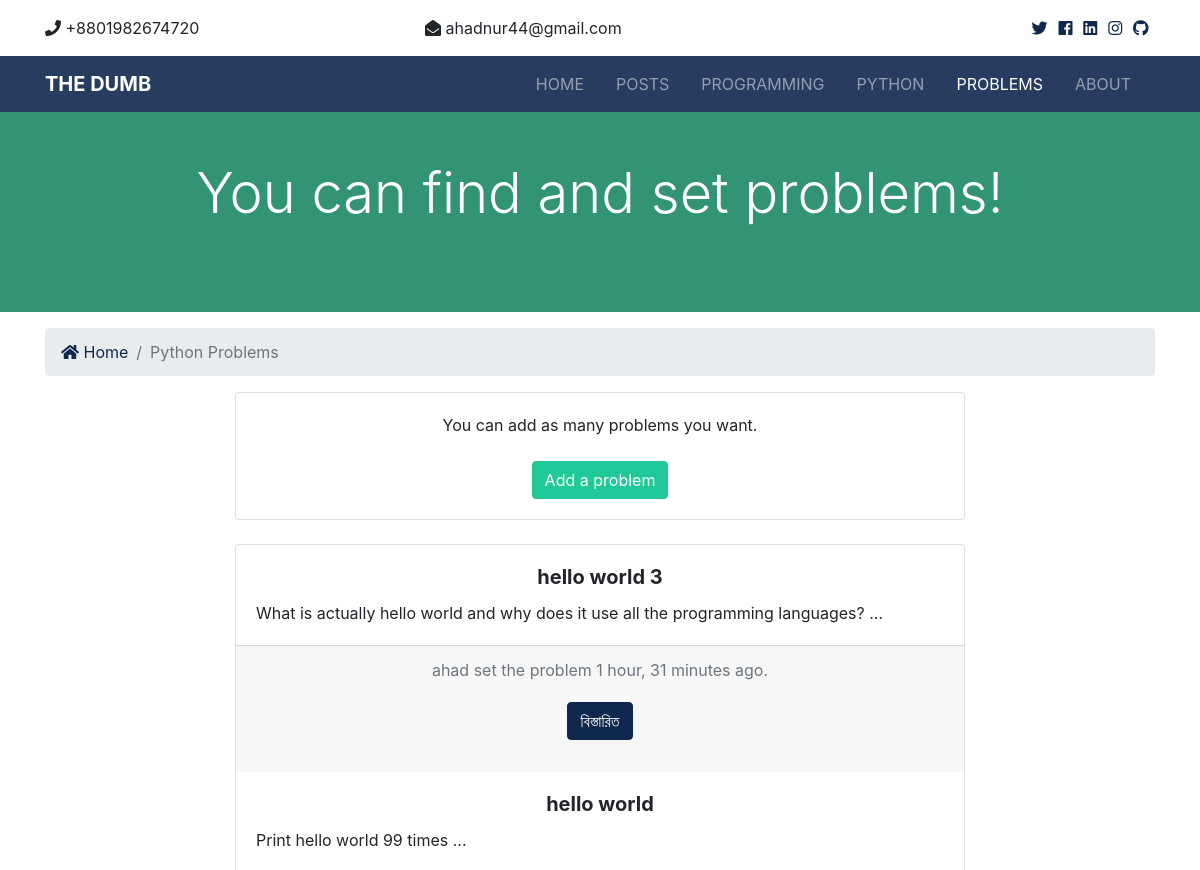
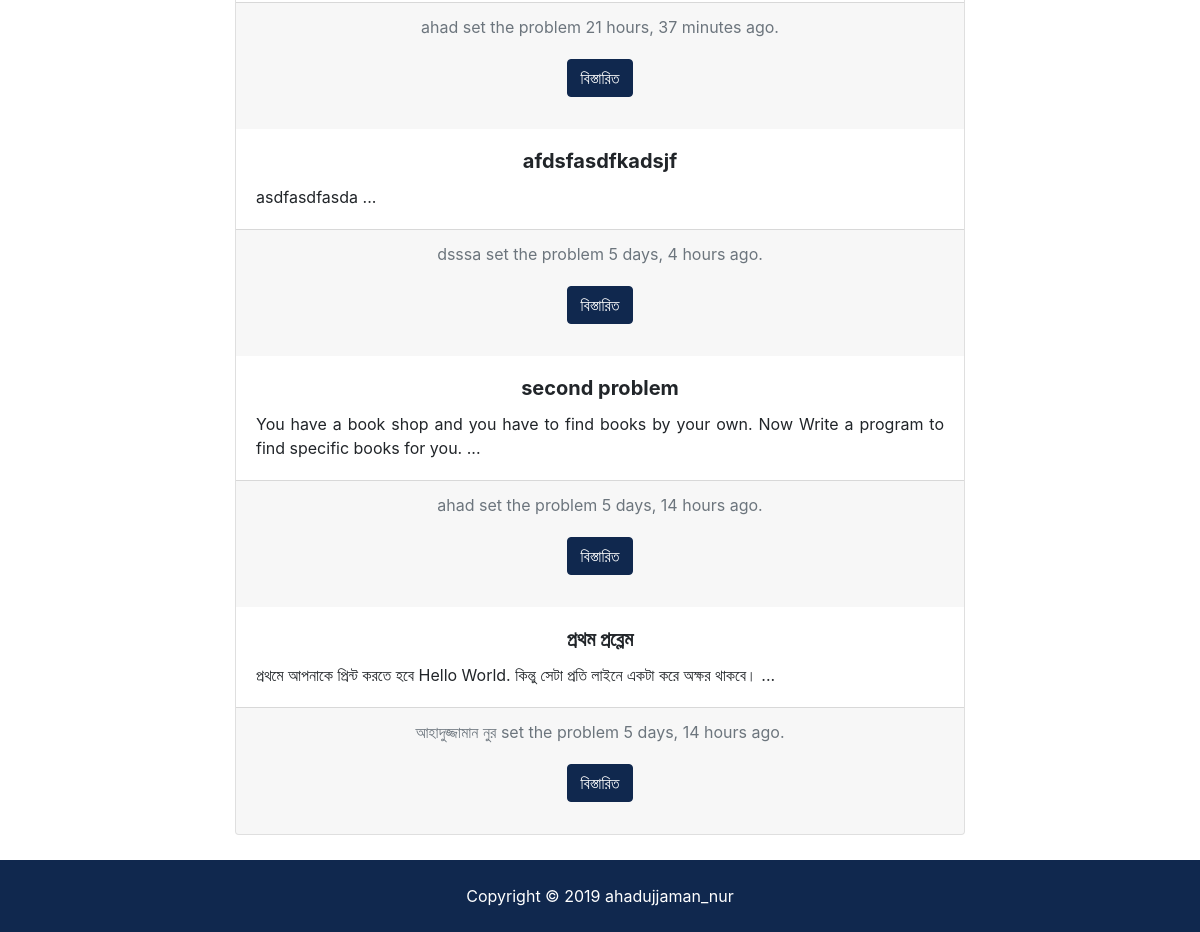
The app's page /problems/ with its own data (2 pictures, top to bottom).
### problem/models.py (models this page shows, shortened)
class Problem(models.Model):
    title = models.CharField(max_length=100)
    slug = models.SlugField(max_length=100, null=True, blank=True)
    body = models.TextField()
    problem_setter = models.CharField(max_length=100)
    time = models.DateTimeField(default=datetime.now, blank=True)
    def body_preview(self):
        return self.body[:250]

### problem/views.py (the view)
# urls.py: path('', views.index, name='index'),
def index(request):
    problems = Problem.objects.order_by('-time')
    paginator = Paginator(problems, 5)
    page = request.GET.get('page')
    paged_problems = paginator.get_page(page)
    context = {
        'problems': paged_problems
    }
    return render(request, 'problem/problems.html', context)

### templates/problem/problems.html (shortened to what this page needs)
{% extends 'base.html' %}
{% load humanize %}
{% block content %}
<section id="showcase-inner" class="py-5 text-white">
    <div class="container">
        <div class="row text-center">
            <div class="col-md-12">
                <h1 class="display-4">You can find and set problems!</h1>
            </div>
        </div>
    </div>
</section>
<section id="bc" class="mt-3">
    <div class="container">
        <nav aria-label="breadcrumb">
            <ol class="breadcrumb">
                <li class="breadcrumb-item">
                    <a href="{% url 'index' %}">
                        <i class="fas fa-home"></i> Home</a>
                </li>
                <li class="breadcrumb-item active">Python Problems</li>
            </ol>
        </nav>
    </div>
</section>
<div class="container">
    <div class="row">
        <div class="col-lg-8 col-md-10 mx-auto">
            <div class="card text-center">
                <div class="card-body">
                    <span>You can add as many problems you want.</span><br><br>
                    <a class="btn btn-success" href="{% url 'add_problem' %}">Add a problem</a>
                </div>
            </div>
            <br>
            <div class="card text-center">
                {% if problems %}
                {% for problem in problems %}
                <div class="card-body">
                    <h5 class="card-title"><b>{{ problem.title }}</b></h5>
                    <div align="justify">
                        <p class="card-text">{{ problem.body_preview | safe }} ...</p>
                    </div>
                </div>
                <div class="card-footer text-muted">
                    {{ problem.problem_setter }} set the problem {{ problem.time | timesince}} ago.
                    <div class="card-body">
                        <a href="{% url 'problem' problem.slug %}" class="btn btn-primary">বিস্তারিত</a>
                    </div>
                </div>
                {% endfor %}
                {% else %}
                <div class="card-body">
                    <h5 class="card-title">
                        No Problems Are Available!
                    </h5>
                </div>
                {% endif %}
            </div>
        </div>
    </div>
</div>
<br>
<div class="container">
    <div class="row">
        <div class="col-md-12">
        </div>
    </div>
</div>
{% endblock %}

### myblog/staticfiles/css/all.css (style rules this page uses)
.fa, .fas, .far, .fal, .fab { -moz-osx-font-smoothing: grayscale; -webkit-font-smoothing: antialiased; display: inline-block; font-style: normal; font-variant: normal; text-rendering: auto; line-height: 1; }
.fa-home:before { content: "\f015"; }
.fa, .fas { font-family: 'Font Awesome 5 Free'; font-weight: 900; }

### myblog/staticfiles/css/style.css (style rules this page uses)
#showcase-inner { background: #7dcea0; position: relative; overflow: hidden; min-height: 200px; }
#showcase-inner::before { content: ''; position: absolute; top: 0; left: 0; min-height: 100%; width: 100%; background: rgba(32, 134, 107, 0.8); }

### records on screen
Problem: title "hello world 3", body_preview "What is actually hello world and why does it use all the programming languages?", problem_setter "ahad", time "1 hour, 31 minutes"
Problem: title "hello world", body_preview "Print hello world 99 times", problem_setter "ahad", time "21 hours, 37 minutes"
Problem: title "afdsfasdfkadsjf", body_preview "asdfasdfasda", problem_setter "dsssa", time "5 days, 4 hours"
Problem: title "second problem", body_preview "You have a book shop and you have to find books by your own. Now Write a program to find specific books for you.", problem_setter "ahad", time "5 days, 14 hours"
Problem: title "প্রথম প্রব্লেম", body_preview "প্রথমে আপনাকে প্রিন্ট করতে হবে Hello World. কিন্তু সেটা প্রতি লাইনে একটা করে অক্ষর থাকবে।", problem_setter "আহাদুজ্জামান নুর", time "5 days, 14 hours"
